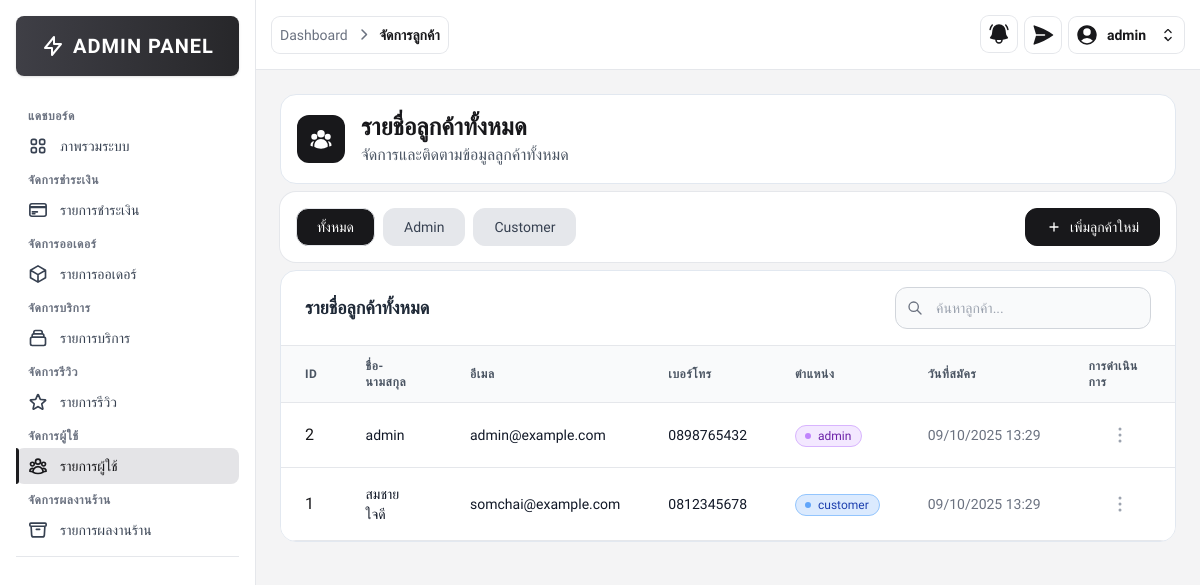
/src/admin/customer_list.php (signed in), run on the app's committed database.
### tables this page shows
CREATE TABLE customers (
    customer_id INT AUTO_INCREMENT PRIMARY KEY,
    fullname VARCHAR(100) NOT NULL,
    email VARCHAR(100) NOT NULL UNIQUE,
    password VARCHAR(255) NOT NULL,
    phone VARCHAR(20),
    role ENUM('customer', 'admin') DEFAULT 'customer',
    created_at TIMESTAMP DEFAULT CURRENT_TIMESTAMP
);

### src/admin/customer_list.php (the view, shortened to what this page needs)
<?php
require __DIR__ . '/../includes/db_connect.php';
$sql = "SELECT customer_id, fullname, email, phone, role, created_at FROM customers ORDER BY customer_id DESC";
$result = $conn->query($sql);
?>
<!DOCTYPE html>
<html lang="th">
<head>
    <script src="https://cdn.tailwindcss.com"></script>
    <link rel="stylesheet" href="https://cdnjs.cloudflare.com/ajax/libs/font-awesome/6.4.0/css/all.min.css">
</head>
<body class="font-thai bg-zinc-100">
    <?php include '../includes/sidebar.php'; ?>
    <div class="ml-64">
        <?php
        include '../includes/admin_navbar.php';
        ?>
        <div class="p-6">
            <div class=" text-zinc-900 bg-white rounded-2xl border border-slate-200 mb-2">
                <div class="flex items-center p-4">
                    <div class="mr-4 rounded-xl bg-zinc-900 p-3">
                    </div>
                    <div class="">
                        <h1 class="flex items-center text-2xl font-bold text-zinc-900">
                            รายชื่อลูกค้าทั้งหมด
                        </h1>
                        <p class="text-gray-600">
                            จัดการและติดตามข้อมูลลูกค้าทั้งหมด
                        </p>
                    </div>
                </div>
            </div>
            <div class="flex items-center justify-between bg-white rounded-2xl mb-2 p-4 ring-1 ring-gray-200">
                <div class="flex space-x-2">
                    <button class="filter-btn border transition font-medium rounded-xl text-sm px-5 py-2 text-center flex items-center justify-center bg-zinc-900 hover:bg-gray-3000 text-white" data-filter="all">ทั้งหมด</button>
                    <button class="filter-btn border transition font-medium rounded-xl text-sm px-5 py-2 text-center flex items-center justify-center bg-gray-200 text-gray-700 hover:bg-gray-300" data-filter="admin">Admin</button>
                    <button class="filter-btn border transition font-medium rounded-xl text-sm px-5 py-2 text-center flex items-center justify-center bg-gray-200 text-gray-700 hover:bg-gray-300" data-filter="customer">Customer</button>
                </div>
                <div class="flex items-center">
                    <a href="customer_add.php" class="border transition font-medium rounded-xl text-sm px-5 py-2 text-center flex items-center justify-center bg-zinc-900 hover:bg-zinc-700 text-white border-zinc-900">
                        <svg class="w-4 h-4 mr-2" fill="none" stroke="currentColor" viewBox="0 0 24 24">
                            <path stroke-linecap="round" stroke-linejoin="round" stroke-width="2" d="M12 6v6m0 0v6m0-6h6m-6 0H6"></path>
                        </svg>
                        เพิ่มลูกค้าใหม่
                    </a>
                </div>
            </div>
            <div class=" text-zinc-900 bg-white rounded-2xl border border-slate-200 overflow-hidden">
                <div class="px-6 py-4 border-b border-gray-200">
                    <div class="flex items-center justify-between">
                        <h3 class="text-lg font-bold text-gray-800">รายชื่อลูกค้าทั้งหมด</h3>
                        <div class="flex items-center space-x-3">
                            <div class="relative w-64">
                                <div class="absolute inset-y-0 left-0 flex items-center pl-3 pointer-events-none">
                                </div>
                                <input type="text" id="searchInput" class="bg-gray-50 border border-gray-300 text-gray-900 text-sm rounded-xl block w-full pl-10 p-2.5" placeholder="ค้นหาลูกค้า...">
                            </div>
                        </div>
                    </div>
                </div>
                <div class="overflow-x-auto">
                    <table class="w-full">
                        <thead class="bg-gray-50 border-b border-gray-200">
                            <tr>
                                <th class="px-6 py-3 text-left text-xs font-semibold text-gray-600 uppercase tracking-wider">ID</th>
                                <th class="px-6 py-3 text-left text-xs font-semibold text-gray-600 uppercase tracking-wider">ชื่อ-นามสกุล</th>
                                <th class="px-6 py-3 text-left text-xs font-semibold text-gray-600 uppercase tracking-wider">อีเมล</th>
                                <th class="px-6 py-3 text-left text-xs font-semibold text-gray-600 uppercase tracking-wider">เบอร์โทร</th>
                                <th class="px-6 py-3 text-left text-xs font-semibold text-gray-600 uppercase tracking-wider">ตำแหน่ง</th>
                                <th class="px-6 py-3 text-left text-xs font-semibold text-gray-600 uppercase tracking-wider">วันที่สมัคร</th>
                                <th class="px-6 py-3 text-left text-xs font-semibold text-gray-600 uppercase tracking-wider">การดำเนินการ</th>
                            </tr>
                        </thead>
                        <tbody>
                            <?php if ($result && $result->num_rows > 0): ?>
                                <?php while ($row = $result->fetch_assoc()): ?>
                                    <tr class="bg-white border-b hover:bg-gray-50 transition-colors">
                                        <td class="px-6 py-4 whitespace-nowrap">
                                            <div class="">
                                                <?php echo htmlspecialchars($row['customer_id']); ?>
                                            </div>
                                        </td>
                                        <td class="px-6 py-4">
                                            <div class="text-sm font-medium text-gray-900">
                                                <?php echo htmlspecialchars($row['fullname']); ?>
                                            </div>
                                        </td>
                                        <td class="px-6 py-4">
                                            <div class="text-sm font-medium text-gray-900">
                                                <?php echo htmlspecialchars($row['email']); ?>
                                            </div>
                                        </td>
                                        <td class="px-6 py-4 whitespace-nowrap">
                                            <div class="text-sm font-medium text-gray-900"><?php echo htmlspecialchars($row['phone']); ?></div>
                                        </td>
                                        <td class="px-6 py-4">
                                            <?php if ($row['role'] === 'admin'): ?>
                                                <span class="inline-flex items-center px-2.5 py-0.5 rounded-full text-xs font-medium bg-purple-100 text-purple-800 border border-purple-300">
                                                    <svg class="-ml-0.5 mr-1.5 h-2 w-2 text-purple-400" fill="currentColor" viewBox="0 0 8 8">
                                                        <circle cx="4" cy="4" r="3" />
                                                    </svg>
                                                    <?php echo htmlspecialchars($row['role']); ?>
                                                </span>
                                            <?php else: ?>
                                                <span class="inline-flex items-center px-2.5 py-0.5 rounded-full text-xs font-medium bg-blue-100 text-blue-800 border border-blue-300">
                                                    <svg class="-ml-0.5 mr-1.5 h-2 w-2 text-blue-400" fill="currentColor" viewBox="0 0 8 8">
                                                        <circle cx="4" cy="4" r="3" />
                                                    </svg>
                                                    <?php echo htmlspecialchars($row['role']); ?>
                                                </span>
                                            <?php endif; ?>
                                        </td>
                                        <td class="px-6 py-4 whitespace-nowrap text-sm text-gray-500">
                                            <?php
                                            $date = new DateTime($row['created_at']);
                                            echo $date->format('d/m/Y H:i');
                                            ?>
                                        </td>
                                        <td class="px-6 py-4 text-right">
                                            <div class="flex justify-center">
                                                <button id="dropdownDefaultButton" data-dropdown-toggle="cancel" class="flex items-center p-1 text-sm font-medium text-center text-gray-400 rounded-lg hover:bg-gray-100 focus:ring-4 focus:outline-none focus:ring-gray-200" type="button">
                                                    <svg xmlns="http://www.w3.org/2000/svg" viewBox="0 0 24 24" fill="currentColor" class="size-6">
                                                        <path fill-rule="evenodd" d="M10.5 6a1.5 1.5 0 1 1 3 0 1.5 1.5 0 0 1-3 0Zm0 6a1.5 1.5 0 1 1 3 0 1.5 1.5 0 0 1-3 0Zm0 6a1.5 1.5 0 1 1 3 0 1.5 1.5 0 0 1-3 0Z" clip-rule="evenodd" />
                                                    </svg>
                                                </button>
                                            </div>
                                        </td>
                                    </tr>
                                <?php endwhile; ?>
                            <?php endif; ?>
                        </tbody>
                    </table>
                </div>
            </div>
        </div>
    </div>
</body>
</html>

### src/admin/customer_list.php (style rules this page uses)
.font-thai { font-family: 'IBM Plex Sans Thai', sans-serif; }

### src/includes/sidebar.php (style rules this page uses)
.font-thai { font-family: 'IBM Plex Sans Thai', sans-serif; }

### src/includes/admin_navbar.php (style rules this page uses)
.font-thai { font-family: 'IBM Plex Sans Thai', sans-serif; }

### data on the page
customers: customer_id "2", fullname "admin", email "admin@example.com", phone "0898765432", role "admin", created_at "09/10/2025 13:29"
customers: customer_id "1", fullname "สมชาย ใจดี", email "somchai@example.com", phone "0812345678", role "customer", created_at "09/10/2025 13:29"

### other printed values
$item "Dashboard"
$item "จัดการลูกค้า"
$fullname "admin"
